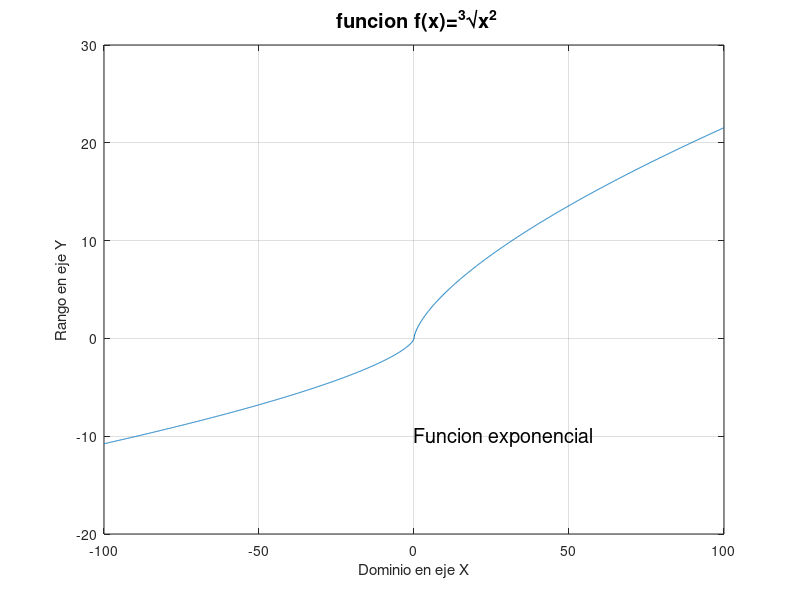

The MATLAB source for this figure:
%Octave Script
% Title		    :AC20_Funciones algebraicas: polinomiales y racionales
% Description	:Script que grafica y clasifica las funciones
% Authors	    :Sarai Lucas Nieto
% Date		    :2021/11/19
% Version	    :3
% Usage		    :octave> /path/funcionNO3.m
% Notes		    :Se requiere de aplicacion Octave

clear
%Intervalo de funcion
x = -100: 0.1:100;
%Funcion a graficar
fx = x.^(2./3);
% Plotear funcion
plot(x, fx);
grid
% Titulo de la grafica 
title(['\fontsize{20} funcion f(x)=^{3}\surdx^{2}']);
% Etiqueta para eje de (x)
xlabel(['Dominio en eje X']);
% Etiqueta para eje de (y)
ylabel(['Rango en eje Y']);

text(-0,-10,strcat('\fontsize{20}Funcion exponencial'));

% IMPRESIONES
f = 'f(x)=x^2/3';
e = 'EXPONENCIAL, NO ES POLINOMICA';
e2 = 'f(0)=0  (0,0)   x=0';
disp('');
disp(['La funcion es: ', num2str(f)]);
disp('');
disp(['Esta es una funcion: ', num2str(e)]);
disp(['El punto donde f(x) es igual a 0 es: ', num2str(e2)]);
disp('');